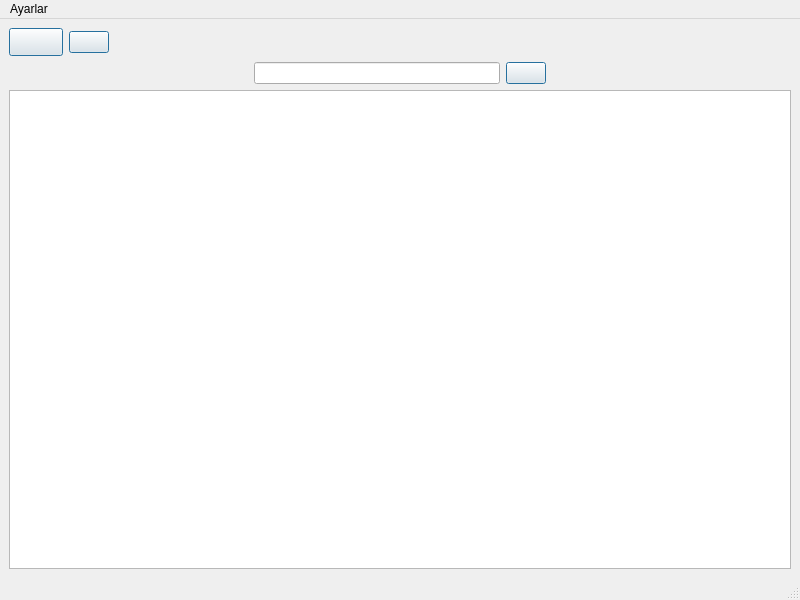
<?xml version="1.0" encoding="UTF-8"?>
<ui version="4.0">
 <class>MainWindow</class>
 <widget class="QMainWindow" name="MainWindow">
  <property name="geometry">
   <rect>
    <x>0</x>
    <y>0</y>
    <width>800</width>
    <height>600</height>
   </rect>
  </property>
  <property name="windowTitle">
   <string>MainWindow</string>
  </property>
  <widget class="QWidget" name="centralwidget">
   <layout class="QVBoxLayout" name="verticalLayout">
    <item>
     <layout class="QHBoxLayout" name="horizontalLayout_2">
      <item>
       <widget class="QPushButton" name="pushButton_geri">
        <property name="font">
         <font>
          <pointsize>13</pointsize>
         </font>
        </property>
        <property name="text">
         <string/>
        </property>
        <property name="icon">
         <iconset>
          <normaloff>geri.png</normaloff>geri.png</iconset>
        </property>
        <property name="iconSize">
         <size>
          <width>16</width>
          <height>16</height>
         </size>
        </property>
        <property name="checkable">
         <bool>false</bool>
        </property>
        <property name="autoRepeat">
         <bool>false</bool>
        </property>
        <property name="autoExclusive">
         <bool>false</bool>
        </property>
        <property name="autoDefault">
         <bool>false</bool>
        </property>
        <property name="default">
         <bool>true</bool>
        </property>
       </widget>
      </item>
      <item>
       <widget class="QPushButton" name="pushButton_anasayfa">
        <property name="text">
         <string/>
        </property>
        <property name="icon">
         <iconset>
          <normaloff>main.png</normaloff>main.png</iconset>
        </property>
        <property name="autoDefault">
         <bool>false</bool>
        </property>
        <property name="default">
         <bool>true</bool>
        </property>
        <property name="flat">
         <bool>false</bool>
        </property>
       </widget>
      </item>
      <item>
       <spacer name="horizontalSpacer_3">
        <property name="orientation">
         <enum>Qt::Orientation::Horizontal</enum>
        </property>
        <property name="sizeHint" stdset="0">
         <size>
          <width>40</width>
          <height>20</height>
         </size>
        </property>
       </spacer>
      </item>
     </layout>
    </item>
    <item>
     <layout class="QHBoxLayout" name="horizontalLayout">
      <item>
       <spacer name="horizontalSpacer">
        <property name="orientation">
         <enum>Qt::Orientation::Horizontal</enum>
        </property>
        <property name="sizeHint" stdset="0">
         <size>
          <width>40</width>
          <height>20</height>
         </size>
        </property>
       </spacer>
      </item>
      <item>
       <widget class="QLineEdit" name="lineEdit"/>
      </item>
      <item>
       <widget class="QPushButton" name="pushButton_ara">
        <property name="text">
         <string/>
        </property>
        <property name="icon">
         <iconset>
          <normaloff>ara.png</normaloff>ara.png</iconset>
        </property>
        <property name="default">
         <bool>true</bool>
        </property>
       </widget>
      </item>
      <item>
       <spacer name="horizontalSpacer_2">
        <property name="orientation">
         <enum>Qt::Orientation::Horizontal</enum>
        </property>
        <property name="sizeHint" stdset="0">
         <size>
          <width>40</width>
          <height>20</height>
         </size>
        </property>
       </spacer>
      </item>
     </layout>
    </item>
    <item>
     <widget class="QListView" name="listView"/>
    </item>
   </layout>
  </widget>
  <widget class="QMenuBar" name="menubar">
   <property name="geometry">
    <rect>
     <x>0</x>
     <y>0</y>
     <width>800</width>
     <height>37</height>
    </rect>
   </property>
   <widget class="QMenu" name="menuAyarlar">
    <property name="title">
     <string>Ayarlar</string>
    </property>
    <widget class="QMenu" name="menuDarkmode">
     <property name="title">
      <string>Tema</string>
     </property>
     <addaction name="actionWhite"/>
     <addaction name="actionDark"/>
    </widget>
    <addaction name="menuDarkmode"/>
   </widget>
   <addaction name="menuAyarlar"/>
  </widget>
  <widget class="QStatusBar" name="statusbar"/>
  <action name="actionWhite">
   <property name="text">
    <string>White</string>
   </property>
  </action>
  <action name="actionDark">
   <property name="text">
    <string>Dark</string>
   </property>
  </action>
 </widget>
 <resources/>
 <connections/>
</ui>
